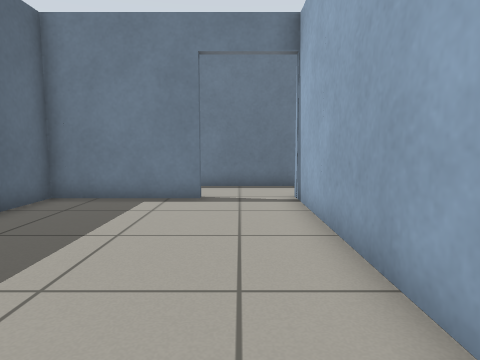
view 1 (above)

21 first-person views from a walk through a world built for the Gazebo simulator. The camera is 0.72 m above the floor, tilts 6° down and sees 75° across. The floor is counted in squares, 0.5 m on a side. Each view is taken from the middle of a square. On the plan, view 1 faces up. The plan holds only what a view shows up to about 15 squares ahead; the rest is blank.

view 2
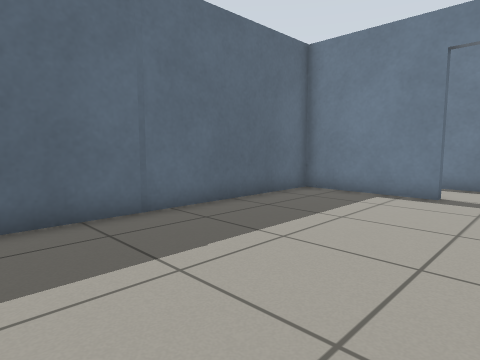

view 3
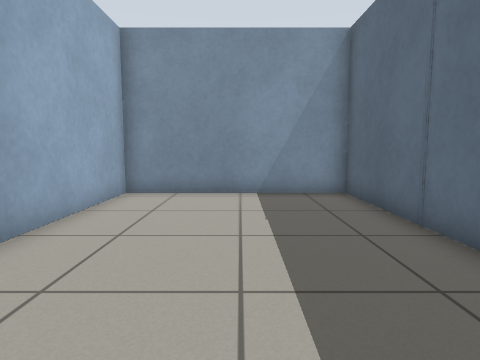

view 4
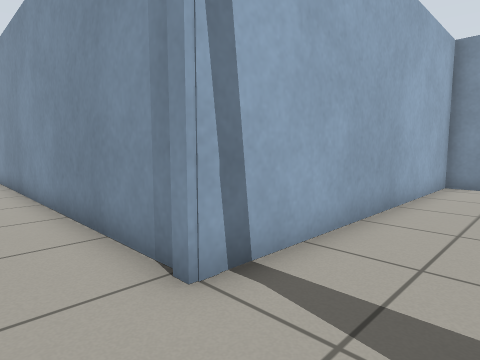

view 5
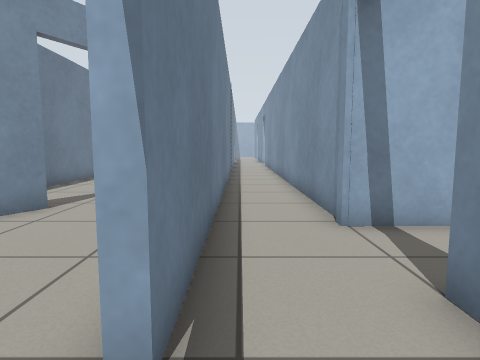

view 6
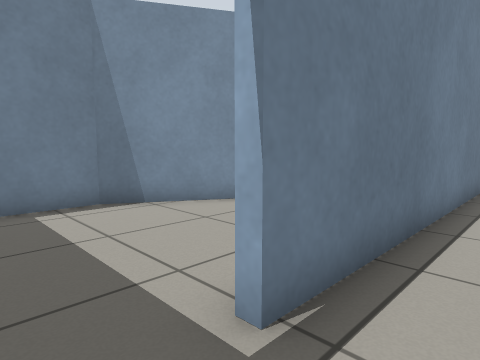

view 7
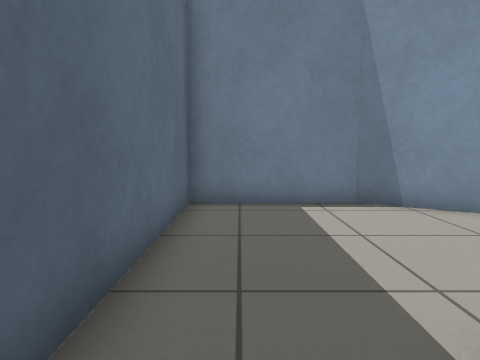

view 8
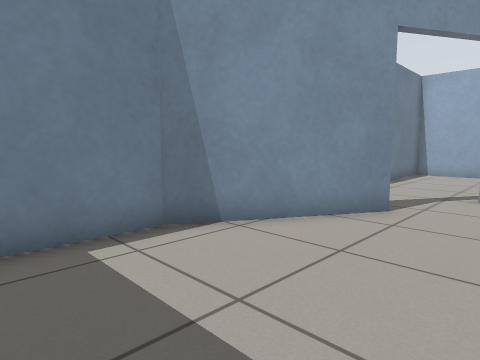

view 9
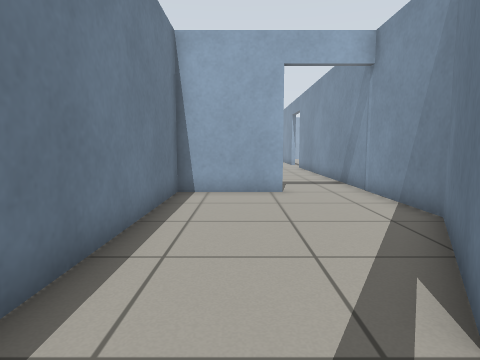

view 10
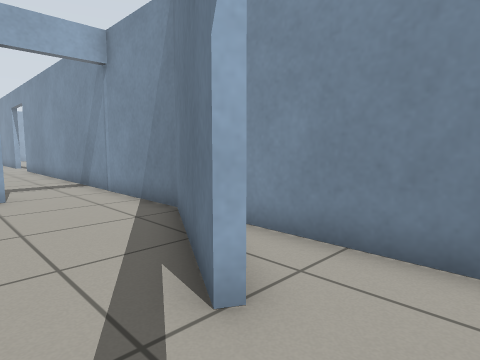

view 11
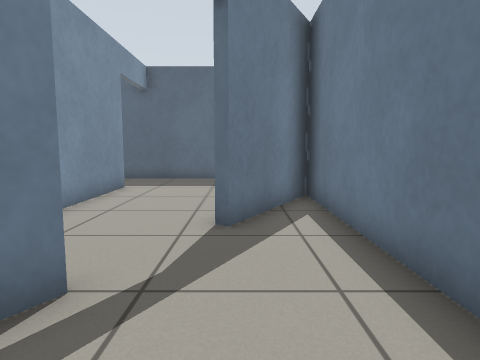

view 12
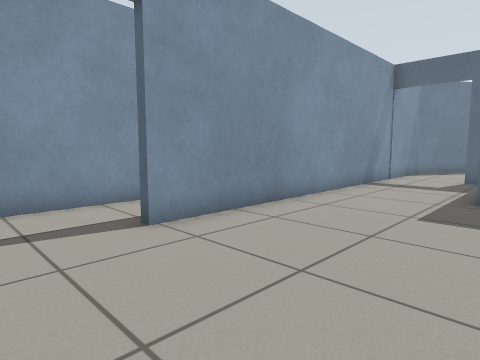

view 13
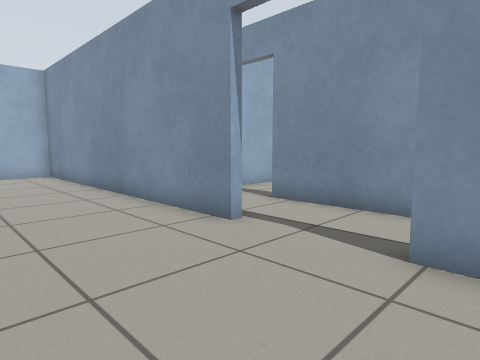

view 14
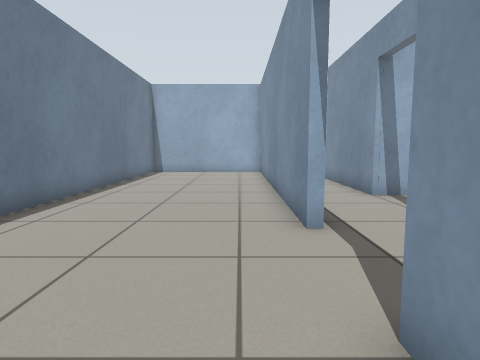

view 15
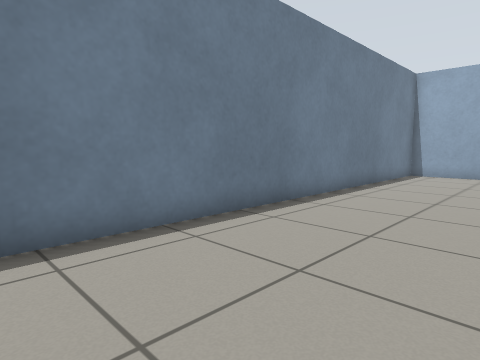

view 16
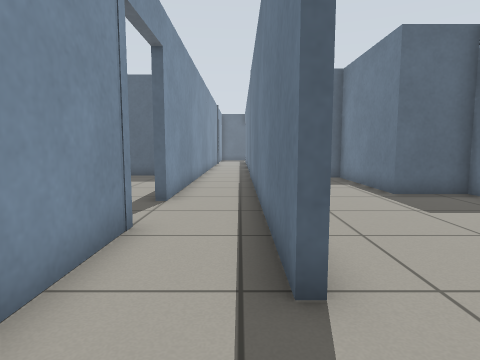

view 17
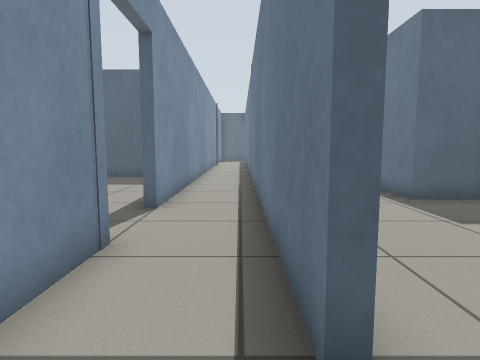

view 18
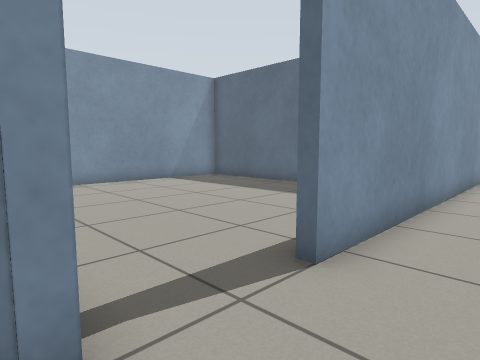

view 19
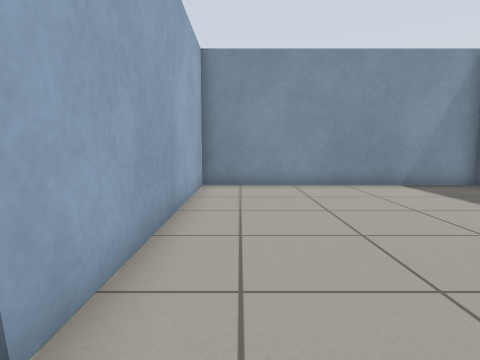

view 20
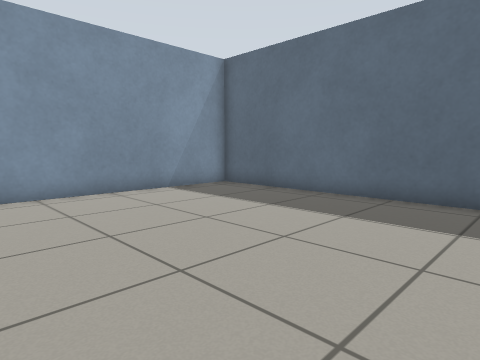

view 21
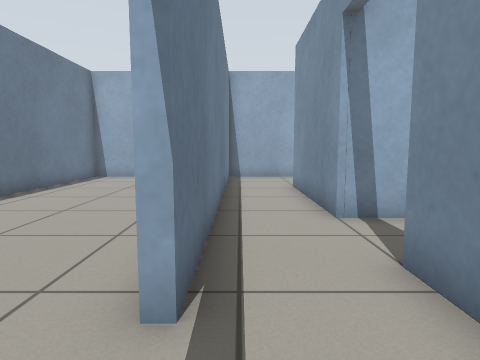

### Floor plan
Ten units are one square. View 1 is at (0, 0); x grows to the right and y downward. Boxes are objects, and circles mark ways between rooms. Rooms are numbered by the first view taken in them; rooms with no view inside come last. Other rooms are left out.
<svg viewBox="-58 -185 485 208">
<path fill="none" stroke="#000" d="M-11 -87 -53 -87 -53 18 16 18 16 -90M234 -90 308 -90M104 -115 -23 -115M262 -115 144 -115M333 -90 386 -90M16 -90 207 -90M-16 -90 -11 -90M-53 -121 -53 -106M414 -115 294 -115M422 -94 422 -116M34 -155 -10 -180 -53 -180 -53 -121M-23 -118 19 -118M44 -118 80 -118M60 -143 103 -118 140 -118M140 -145 140 -180 -4 -180 35 -157M294 -118 422 -118 422 -180 255 -180M200 -180 195 -180 195 -157 143 -157 143 -146M140 -118 262 -118M131 -70 131 18 234 18 234 -83"/>
<circle cx="0" cy="-90" r="3" fill="#2a7"/>
<circle cx="-40" cy="-120" r="3" fill="#2a7"/>
<circle cx="280" cy="-120" r="3" fill="#2a7"/>
<circle cx="220" cy="-90" r="3" fill="#2a7"/>
<circle cx="45" cy="-150" r="3" fill="#2a7"/>
<circle cx="60" cy="-140" r="3" fill="#2a7"/>
<circle cx="140" cy="-130" r="3" fill="#2a7"/>
<text x="-20" y="-40">1</text>
<text x="180" y="-110">2</text>
<text x="0" y="-150">3</text>
<text x="90" y="-150">4</text>
<text x="290" y="-150">5</text>
<text x="180" y="-40">6</text>
</svg>
Room 1 opens to room 2. Room 2 opens to room 3. Room 2 opens to room 5. Room 2 opens to room 6. Room 3 opens to room 4. Room 4 opens to room 5.

Where each view was taken, in squares from view 1:
view 1: 0 up, 0 right, facing up
view 2: 1 down, 1 right, facing up-left
view 3: 8 up, 2 left, facing down
view 4: 11 up, 1 left, facing down-right
view 5: 11 up, 4 left, facing right
view 6: 10 up, 4 left, facing up-right
view 7: 10 up, 4 left, facing up
view 8: 13 up, 4 left, facing up-right
view 9: 16 up, 4 right, facing right
view 10: 16 up, 4 right, facing down-right
view 11: 16 up, 9 right, facing left
view 12: 17 up, 29 right, facing down-left
view 13: 16 up, 25 right, facing down-right
view 14: 13 up, 24 right, facing right
view 15: 13 up, 25 right, facing up-right
view 16: 11 up, 29 right, facing left
view 17: 11 up, 28 right, facing left
view 18: 11 up, 24 right, facing down-left
view 19: 10 up, 22 right, facing down
view 20: 8 up, 22 right, facing down-left
view 21: 11 up, 27 right, facing right
